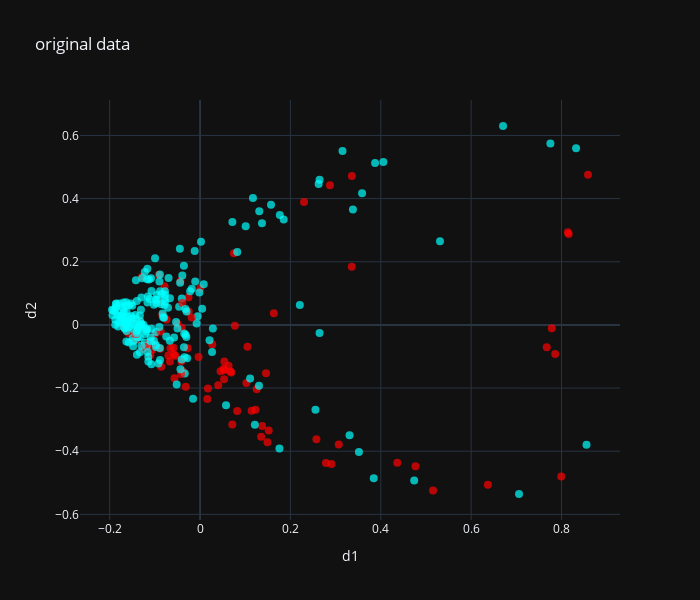

Notebook cell for this chart:
### Code cell
from common import cross_val_classification_report, cross_val_score_mean_std, generate_colors_for_classification
from kernel_pca_search import KernelPCASearchCV, kernel_pca_scorer
from render import *
from sklearn.model_selection import RepeatedKFold, RepeatedStratifiedKFold, cross_val_score

setup="2D"

if setup=="3D":
    # 3d setup
    render_shuffle = [0,1,2,3,4,5]
    dot_size=5
    n_components=3
    axis_names = ['d1','d2','d3']
    plot_method = plot_3d_rgb
if setup=="2D":
    # 2d setup    
    render_shuffle = [0,1,2,3,4]
    dot_size=8
    n_components=2
    axis_names = ['d1','d2']
    plot_method = plot_2d_rgb

max_render = 10000
max_kpca_fit_values = 3000

cv = RepeatedStratifiedKFold(n_splits=5, n_repeats=3, random_state=50)
def render_results(X,y,scaler,outliers_mask,title="clean data"):
    X_clean = np.array(X)
    y_clean = np.array(y)
    
    if outliers_mask is not None:
        X_clean = X_clean[~outliers_mask]
        y_clean = y_clean[~outliers_mask]
    X_clean_small = pca.transform(scaler.transform(X_clean[:max_render]))
    colors = generate_colors_for_classification(y_clean[:max_render],seed=100)

    to_render=np.concatenate([X_clean_small,colors],axis=1)
    if outliers_mask is not None:
        removed_size = 1-len(y_clean)/len(y)
        print("removed ",removed_size)
        if removed_size==0:
            return
    
    report = cross_val_classification_report(
        model=special_model,
        X=X_clean,
        y=y_clean,
        cv=cv,
        target_names=y_classes
    )
    print(report)
    plot_method(
        to_render[:max_render,render_shuffle],
        title,
        axis_names, 
        template='plotly_dark',
        dot_size=dot_size)

indices = np.arange(len(X_norm))
np.random.shuffle(indices)
indices_small=indices[:max_kpca_fit_values]
pca = KernelPCASearchCV(n_components=n_components,n_iter=100,kernel='rbf')
pca = pca.fit(X_norm[indices_small]).kpca

render_results(X,y,scaler,None,"original data")
print("Dim reduction quality",kernel_pca_scorer(pca,X_norm[indices][:max_render]))

### Figure 1 — Plotly figure (JSON) as saved in the notebook; plotly's stock layout.template omitted (floating-point values rounded to 4 significant figures; data arrays with more than 128 entries replaced by an {"elided": "..."} marker saying what was removed)
{"data": [{"marker": {"color": {"elided": "299 str values"}, "opacity": 0.7, "size": 8}, "mode": "markers", "type": "scatter", "x": {"elided": "299 float values"}, "y": {"elided": "299 float values"}}], "layout": {"height": 600, "title": {"text": "original data"}, "width": 700, "xaxis": {"title": {"text": "d1"}}, "yaxis": {"title": {"text": "d2"}}}}
